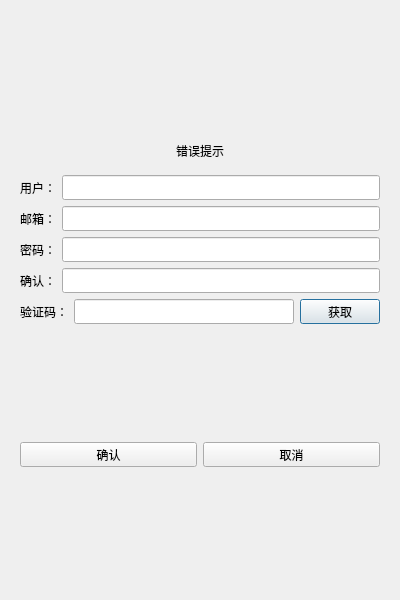
<?xml version="1.0" encoding="UTF-8"?>
<ui version="4.0">
 <class>RegisterDialog</class>
 <widget class="QDialog" name="RegisterDialog">
  <property name="geometry">
   <rect>
    <x>0</x>
    <y>0</y>
    <width>400</width>
    <height>600</height>
   </rect>
  </property>
  <property name="minimumSize">
   <size>
    <width>400</width>
    <height>600</height>
   </size>
  </property>
  <property name="maximumSize">
   <size>
    <width>400</width>
    <height>600</height>
   </size>
  </property>
  <property name="windowTitle">
   <string>Dialog</string>
  </property>
  <layout class="QHBoxLayout" name="horizontalLayout_2">
   <item>
    <layout class="QVBoxLayout" name="verticalLayout">
     <item>
      <widget class="QStackedWidget" name="stackedWidget">
       <widget class="QWidget" name="page">
        <layout class="QVBoxLayout" name="verticalLayout_2">
         <item>
          <spacer name="verticalSpacer">
           <property name="orientation">
            <enum>Qt::Orientation::Vertical</enum>
           </property>
           <property name="sizeHint" stdset="0">
            <size>
             <width>20</width>
             <height>40</height>
            </size>
           </property>
          </spacer>
         </item>
         <item>
          <widget class="QWidget" name="widget" native="true">
           <layout class="QVBoxLayout" name="verticalLayout_3">
            <item>
             <widget class="QLabel" name="err_tip">
              <property name="text">
               <string>错误提示</string>
              </property>
              <property name="alignment">
               <set>Qt::AlignmentFlag::AlignCenter</set>
              </property>
             </widget>
            </item>
           </layout>
          </widget>
         </item>
         <item>
          <layout class="QHBoxLayout" name="horizontalLayout">
           <item>
            <widget class="QLabel" name="user_label">
             <property name="minimumSize">
              <size>
               <width>0</width>
               <height>25</height>
              </size>
             </property>
             <property name="maximumSize">
              <size>
               <width>16777215</width>
               <height>25</height>
              </size>
             </property>
             <property name="text">
              <string>用户：</string>
             </property>
            </widget>
           </item>
           <item>
            <widget class="QLineEdit" name="user_edit">
             <property name="minimumSize">
              <size>
               <width>0</width>
               <height>25</height>
              </size>
             </property>
             <property name="maximumSize">
              <size>
               <width>16777215</width>
               <height>25</height>
              </size>
             </property>
            </widget>
           </item>
          </layout>
         </item>
         <item>
          <layout class="QHBoxLayout" name="horizontalLayout_3">
           <item>
            <widget class="QLabel" name="email_label">
             <property name="minimumSize">
              <size>
               <width>0</width>
               <height>25</height>
              </size>
             </property>
             <property name="maximumSize">
              <size>
               <width>16777215</width>
               <height>25</height>
              </size>
             </property>
             <property name="text">
              <string>邮箱：</string>
             </property>
            </widget>
           </item>
           <item>
            <widget class="QLineEdit" name="email_edit">
             <property name="minimumSize">
              <size>
               <width>0</width>
               <height>25</height>
              </size>
             </property>
             <property name="maximumSize">
              <size>
               <width>16777215</width>
               <height>25</height>
              </size>
             </property>
            </widget>
           </item>
          </layout>
         </item>
         <item>
          <layout class="QHBoxLayout" name="horizontalLayout_4">
           <item>
            <widget class="QLabel" name="pass_label">
             <property name="minimumSize">
              <size>
               <width>0</width>
               <height>25</height>
              </size>
             </property>
             <property name="maximumSize">
              <size>
               <width>16777215</width>
               <height>25</height>
              </size>
             </property>
             <property name="text">
              <string>密码：</string>
             </property>
            </widget>
           </item>
           <item>
            <widget class="QLineEdit" name="pass_edit">
             <property name="minimumSize">
              <size>
               <width>0</width>
               <height>25</height>
              </size>
             </property>
             <property name="maximumSize">
              <size>
               <width>16777215</width>
               <height>25</height>
              </size>
             </property>
            </widget>
           </item>
          </layout>
         </item>
         <item>
          <layout class="QHBoxLayout" name="horizontalLayout_5">
           <item>
            <widget class="QLabel" name="confirm_label">
             <property name="minimumSize">
              <size>
               <width>0</width>
               <height>25</height>
              </size>
             </property>
             <property name="maximumSize">
              <size>
               <width>16777215</width>
               <height>25</height>
              </size>
             </property>
             <property name="text">
              <string>确认：</string>
             </property>
            </widget>
           </item>
           <item>
            <widget class="QLineEdit" name="confirm_edit">
             <property name="minimumSize">
              <size>
               <width>0</width>
               <height>25</height>
              </size>
             </property>
             <property name="maximumSize">
              <size>
               <width>16777215</width>
               <height>25</height>
              </size>
             </property>
            </widget>
           </item>
          </layout>
         </item>
         <item>
          <layout class="QHBoxLayout" name="horizontalLayout_6">
           <item>
            <widget class="QLabel" name="varify_label">
             <property name="minimumSize">
              <size>
               <width>0</width>
               <height>25</height>
              </size>
             </property>
             <property name="maximumSize">
              <size>
               <width>16777215</width>
               <height>25</height>
              </size>
             </property>
             <property name="text">
              <string>验证码：</string>
             </property>
            </widget>
           </item>
           <item>
            <widget class="QLineEdit" name="varify_edit">
             <property name="minimumSize">
              <size>
               <width>0</width>
               <height>25</height>
              </size>
             </property>
             <property name="maximumSize">
              <size>
               <width>16777215</width>
               <height>25</height>
              </size>
             </property>
            </widget>
           </item>
           <item>
            <widget class="QPushButton" name="get_code">
             <property name="minimumSize">
              <size>
               <width>0</width>
               <height>25</height>
              </size>
             </property>
             <property name="maximumSize">
              <size>
               <width>16777215</width>
               <height>25</height>
              </size>
             </property>
             <property name="text">
              <string>获取</string>
             </property>
            </widget>
           </item>
          </layout>
         </item>
         <item>
          <spacer name="verticalSpacer_2">
           <property name="orientation">
            <enum>Qt::Orientation::Vertical</enum>
           </property>
           <property name="sizeHint" stdset="0">
            <size>
             <width>20</width>
             <height>40</height>
            </size>
           </property>
          </spacer>
         </item>
         <item>
          <layout class="QHBoxLayout" name="horizontalLayout_7">
           <item>
            <widget class="QPushButton" name="sure_btn">
             <property name="minimumSize">
              <size>
               <width>0</width>
               <height>25</height>
              </size>
             </property>
             <property name="maximumSize">
              <size>
               <width>16777215</width>
               <height>25</height>
              </size>
             </property>
             <property name="text">
              <string>确认</string>
             </property>
            </widget>
           </item>
           <item>
            <widget class="QPushButton" name="cancel_btn">
             <property name="minimumSize">
              <size>
               <width>0</width>
               <height>25</height>
              </size>
             </property>
             <property name="maximumSize">
              <size>
               <width>16777215</width>
               <height>25</height>
              </size>
             </property>
             <property name="text">
              <string>取消</string>
             </property>
            </widget>
           </item>
          </layout>
         </item>
         <item>
          <spacer name="verticalSpacer_3">
           <property name="orientation">
            <enum>Qt::Orientation::Vertical</enum>
           </property>
           <property name="sizeHint" stdset="0">
            <size>
             <width>20</width>
             <height>40</height>
            </size>
           </property>
          </spacer>
         </item>
        </layout>
       </widget>
       <widget class="QWidget" name="page_2"/>
      </widget>
     </item>
    </layout>
   </item>
  </layout>
 </widget>
 <resources/>
 <connections/>
</ui>
